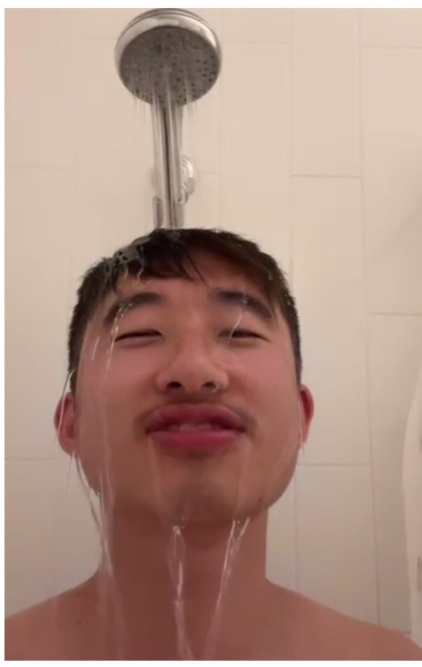
#> input picture imgs/yao.jpg, 843 x 1333 px (shown at 1/2 size)
$ python preprocessing.py
#> lines starting #> are read from the running program, lines starting #| are printed output that depends on the picture
import cv2

def crop(image):
    # Set up haar cascade
#> called with image = 'imgs/yao.jpg'
    face_cascade = cv2.CascadeClassifier('./haarcascade_frontalface_default.xml')

    # CV2 read the image to grayscale and process
    to_process = cv2.imread(image)
#> to_process is the input picture: shape (1333, 843, 3); mean B, G, R 132.2, 144.7, 174.5
    #to_process = cv2.resize(to_process, (0, 0), fx=0.2, fy=0.2)
    gray = cv2.cvtColor(to_process, cv2.COLOR_BGR2GRAY)
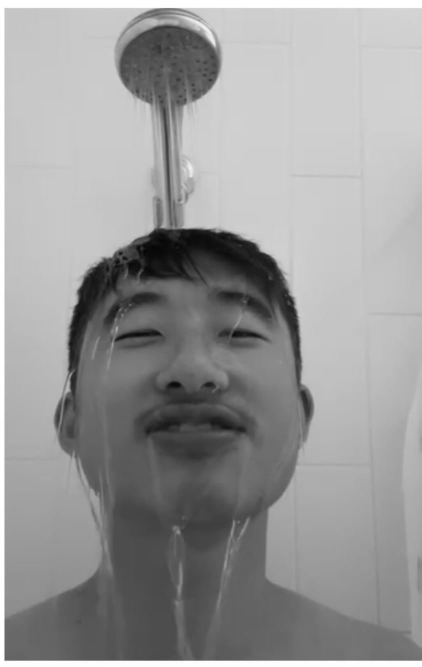
#> gray: shape (1333, 843) (shown at 1/2 size); min 4, max 255, mean 152.2

    # Crop for the face
    scale_factor = 1.3
    min_neighbors = 5
    last_changed = False # False for min_neighbors, True for scale_factor
    times = 1

    while(True):
        faces = face_cascade.detectMultiScale(gray, scaleFactor=scale_factor, minNeighbors = min_neighbors)

        # An incredibly basic algorithm to narrow down the faces it detects
        # It will loop until it detects ONE face and returns that face, so
        # it doesn't actually find a face but rather narrows down options
        if (len(faces) > 1):
            if (last_changed):
                min_neighbors += 1
                last_changed = not last_changed
            elif (not last_changed):
                scale_factor += 0.1 / times
                last_changed = not last_changed
                times += 1
        elif (len(faces) < 1):
            if (last_changed):
                min_neighbors -= 1
                last_changed = not last_changed
            elif (not last_changed):
                scale_factor -= 0.1 / times
                last_changed = not last_changed
                times += 1
        else: break
        print("num: " + str(len(faces)) + ", scale: " + str(scale_factor) + ", neighbours: " + str(min_neighbors))
#> this loop made 3 passes
#> faces on pass 3: [[144, 481, 479, 479]]
#| num: 0, scale: 1.2, neighbours: 5
#| num: 0, scale: 1.2, neighbours: 4
#> after the loop, last_changed = False; min_neighbors = 4; scale_factor = 1.2; times = 2

    for (x, y, w, h) in faces:
        cropped_image = gray[y : y + h, x : x + w]
#> this loop made 1 pass
#> pass 1, in crop, `cropped_image = gray[y : y + h, x : x + w]`:
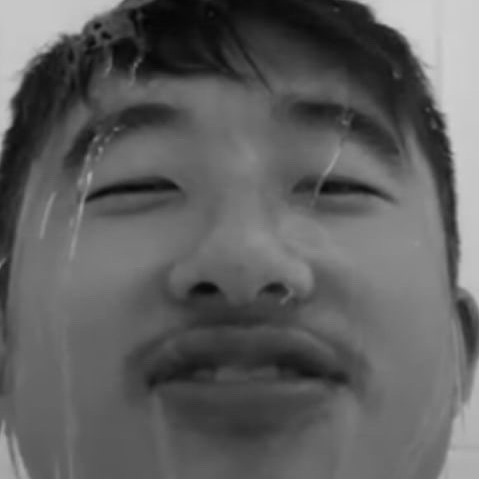
#> cropped_image: shape (479, 479); min 4, max 208, mean 95.4
        #cv2.rectangle(to_process, (x,y), (x+w, y+h), (255,0,0), 2)
    return cropped_image

#img = "db/junhee.png"
img = "imgs/yao.jpg"
face = crop(img)
cv2.imshow("img", face)
cv2.waitKey(0)

$ run again, with db/junhee.png saved as imgs/yao.jpg
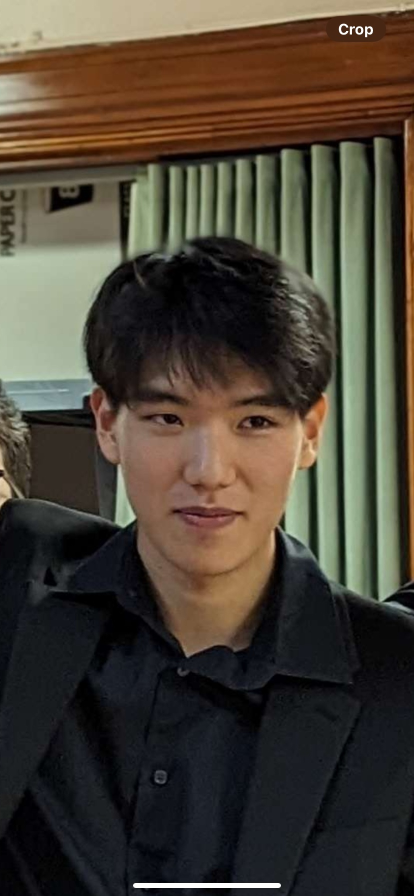
#> input picture db/junhee.png, 828 x 1792 px (shown at 1/2 size)
#> in crop, to_process is the input picture: shape (1792, 828, 3); mean B, G, R 53.8, 65.6, 73.7
#> in crop, `gray = cv2.cvtColor(to_process, cv2.COLOR_BGR2GRAY)`:
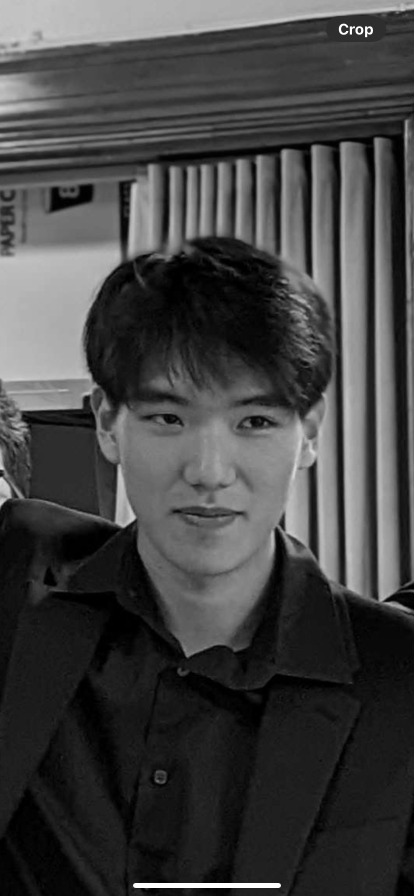
#> gray: shape (1792, 828) (shown at 1/2 size); min 0, max 255, mean 66.7
#> the loop in crop, `while(True):` made 1 pass
#> faces on pass 1: [[185, 656, 504, 504]]
#> after the loop in crop, `while(True):`: last_changed = False; min_neighbors = 5; scale_factor = 1.3; times = 1
#> the loop in crop, `for (x, y, w, h) in faces:` made 1 pass
#> pass 1, in crop, `cropped_image = gray[y : y + h, x : x + w]`:
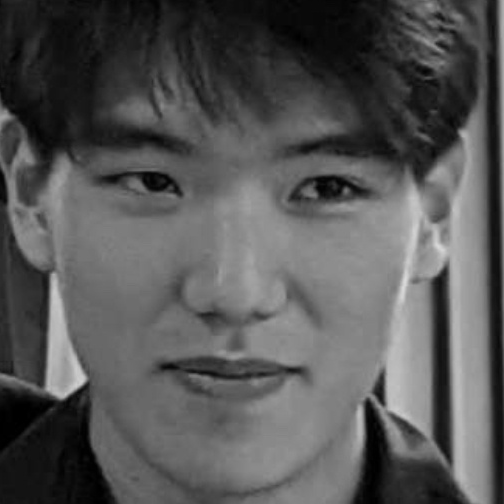
#> cropped_image: shape (504, 504); min 0, max 219, mean 85.8

$ run again, with imgs/584A95D6-B45D-43EF-8459-1DDCDB8544EA.jpg copied over imgs/yao.jpg
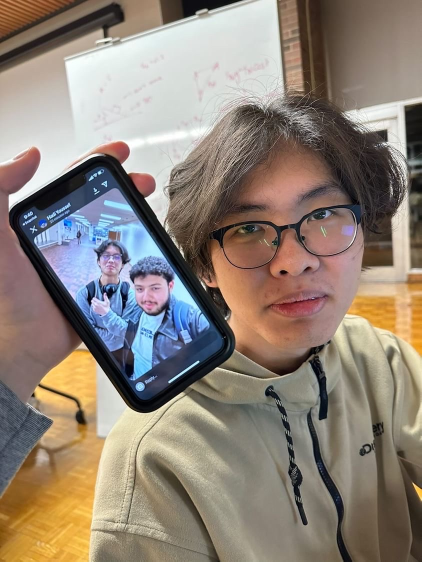
#> input picture imgs/584A95D6-B45D-43EF-8459-1DDCDB8544EA.jpg, 843 x 1123 px (shown at 1/2 size)
#> in crop, to_process is the input picture: shape (1123, 843, 3); mean B, G, R 120, 131, 143
#> in crop, `gray = cv2.cvtColor(to_process, cv2.COLOR_BGR2GRAY)`:
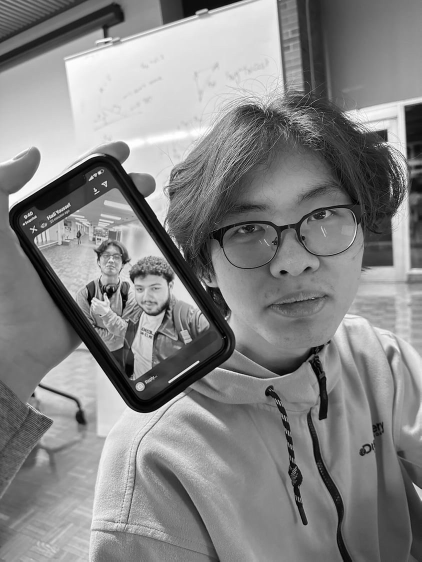
#> gray: shape (1123, 843) (shown at 1/2 size); min 0, max 255, mean 133.3
#> the loop in crop, `while(True):` made 2 passes
#> faces on passes 1 to 2: [[196, 492, 54, 54], [254, 544, 83, 83], [259, 632, 94, 94]], [[247, 542, 92, 92]]
#> (printed output is left out)
#> after the loop in crop, `while(True):`: last_changed = True; min_neighbors = 5; scale_factor = 1.4; times = 2
#> the loop in crop, `for (x, y, w, h) in faces:` made 1 pass
#> pass 1, in crop, `cropped_image = gray[y : y + h, x : x + w]`:
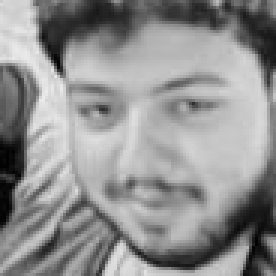
#> cropped_image: shape (92, 92) (shown 3 times larger); min 2, max 235, mean 144.4

$ run again, with imgs/73EE490B-32C6-43FD-88D0-0287651BD510.jpg copied over imgs/yao.jpg
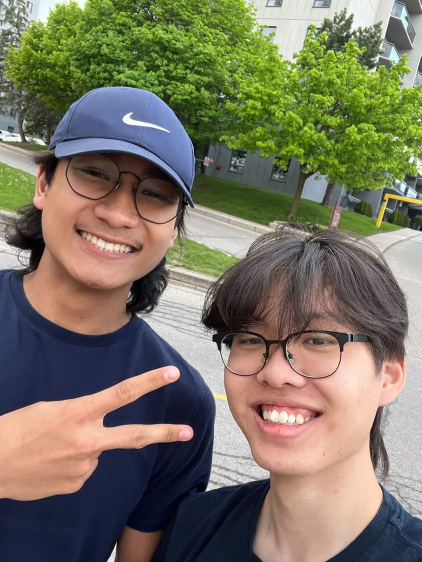
#> input picture imgs/73EE490B-32C6-43FD-88D0-0287651BD510.jpg, 843 x 1124 px (shown at 1/2 size)
#> in crop, to_process is the input picture: shape (1124, 843, 3); mean B, G, R 98.3, 117, 122.2
#> in crop, `gray = cv2.cvtColor(to_process, cv2.COLOR_BGR2GRAY)`:
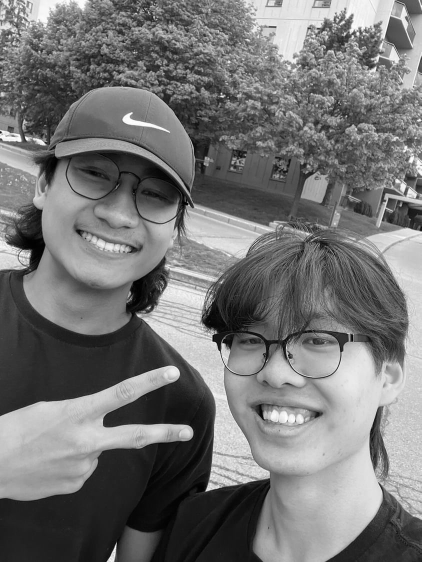
#> gray: shape (1124, 843) (shown at 1/2 size); min 0, max 255, mean 116.4
#> the loop in crop, `while(True):` made 7 passes
#> faces on pass 7: [[550, 111, 56, 56]]
#> (printed output is left out)
#> after the loop in crop, `while(True):`: last_changed = False; min_neighbors = 2; scale_factor = 1.12; times = 4
#> the loop in crop, `for (x, y, w, h) in faces:` made 1 pass
#> pass 1, in crop, `cropped_image = gray[y : y + h, x : x + w]`:
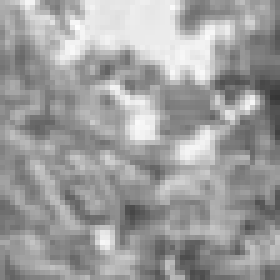
#> cropped_image: shape (56, 56) (shown 5 times larger); min 54, max 253, mean 158.7
